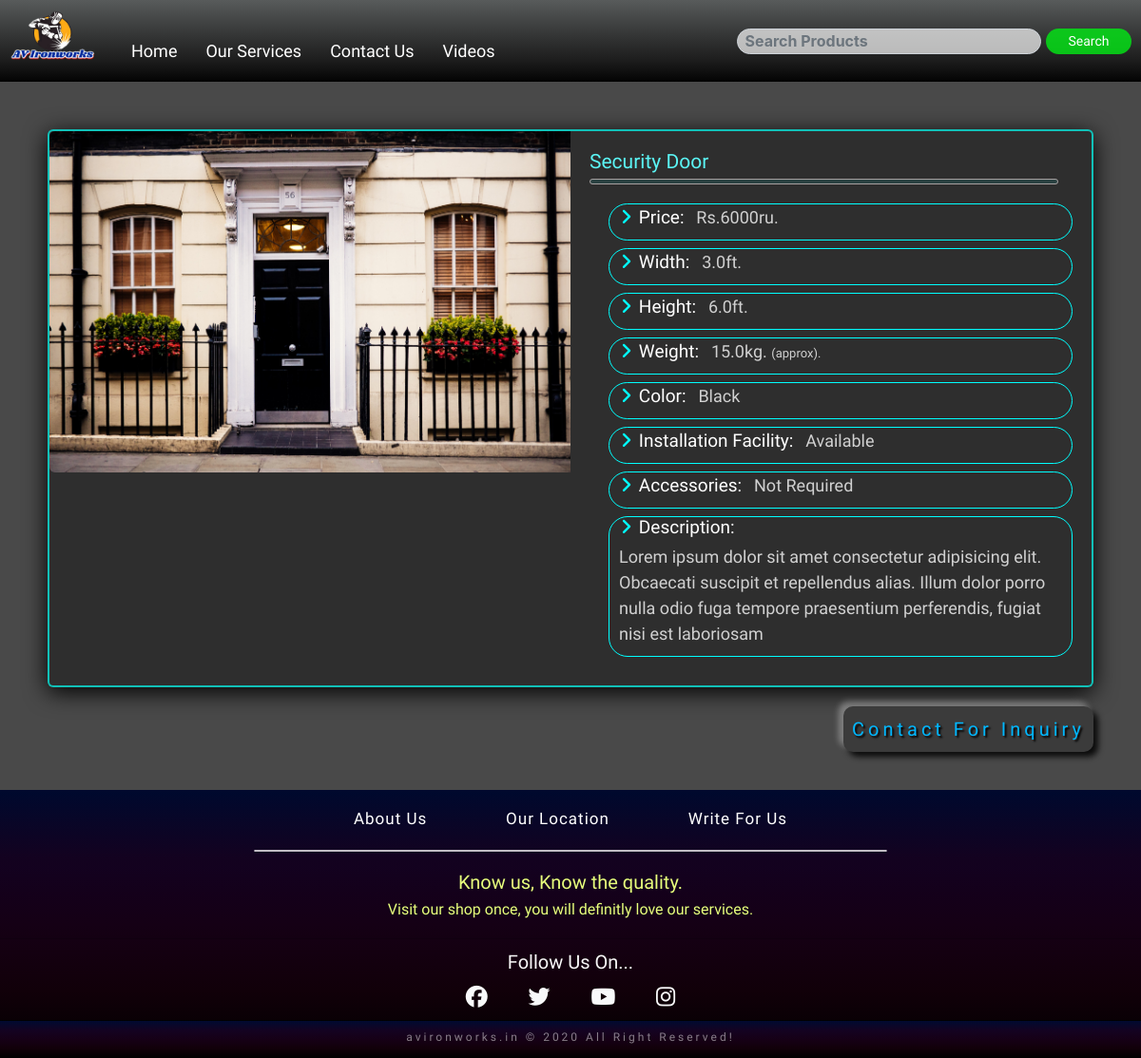
Screenshot of /product-details/3 with the database file from the repository.
### home_app/models.py (models this page shows)
class Products(models.Model):
    prod_cat = models.CharField(max_length=30,choices=CATEGORIES,default='')
    prod_head = models.CharField(max_length=50,default='')
    prod_price = models.IntegerField(default=0)
    prod_height = models.FloatField(default=0)
    prod_width = models.FloatField(default=0)
    prod_weight = models.FloatField(default=0)
    prod_color = models.CharField(max_length=30,default='')
    prod_inst_facility = models.CharField(max_length=20,default='')
    prod_accessories = models.CharField(max_length=200,default='')
    prod_desc = models.CharField(max_length=200,default='')
    prod_img = models.ImageField(upload_to='images',default='')

### home_app/views.py (the view)
# urls.py: path('product-details/<int:id>', home_app_view.prod_details_view,name='prod_details'),
def prod_details_view(request,id):
    product = Products.objects.get(id=id)
    return render(request,'home_app/prod_details.html',{'product':product})

### templates/home_app/prod_details.html
<!DOCTYPE html>
{% extends 'home_app/base.html' %}
{% load static %}
{% block body_block %}
<div class="p-d-row">
        <div class="prod_details-img-box">
            <img src="{{product.prod_img.url}}" alt="image">
        </div>
        <div class="product-details-box">
            <h2 class="p-d-name"">{{product.prod_head}}</h2>
            <div class="bottom-line"></div>
            <ul class="prod-details">
                <li>
                    <h3><i class="fas fa-angle-right"></i>Price:</h3>
                    <p> Rs.{{product.prod_price}}ru.</p>
                </li>
                <li>
                    <h3><i class="fas fa-angle-right"></i>Width:</h3>
                    <p> {{product.prod_width}}ft.</p>
                </li>
                <li>
                    <h3><i class="fas fa-angle-right"></i>Height:</h3>
                    <p> {{product.prod_height}}ft.</p>
                </li>
                <li>
                    <h3><i class="fas fa-angle-right"></i>Weight:</h3>
                    <p> {{product.prod_weight}}kg. <span>(approx).</span></p>
                </li>
                <li>
                    <h3><i class="fas fa-angle-right"></i>Color:</h3>
                    <p> {{product.prod_color}}</p>
                </li>
                <li>
                    <h3><i class="fas fa-angle-right"></i>Installation Facility:</h3>
                    <p> {{product.prod_inst_facility}}</p>
                </li>
                <li>
                    <h3><i class="fas fa-angle-right"></i>Accessories:</h3>
                    <p> {{product.prod_accessories}}</p>
                </li>
                <li>
                    <h3><i class="fas fa-angle-right"></i>Description:</h3>
                    <p>{{product.prod_desc}}</p>
                </li>
            </ul>
        </div>
    </div>
    <div class="row contact-btn glow">
        <a href="/contact" class="btn ml-auto">Contact For Inquiry</a>
    </div>
{% endblock %}

### static/css/home.css (style rules this page uses)
* { margin: 0; padding: 0; box-sizing: border-box; }
html { font-size: 10px; }
body { background-color: #494949; }
.row { padding-left: 2rem; }

### static/css/prod_details.css (style rules this page uses)
* { margin: 0px; padding: 0px; box-sizing: border-box; }
html { font-size: 10px; }
.p-d-row { background-color: rgb(46, 46, 46); margin: 5rem 5rem 2rem 5rem; border: 2px solid rgba(7, 255, 243, 0.705); border-radius: 0.6rem; box-shadow: 0px 5px 24px 0px rgb(0, 0, 0); }
.p-d-row::after { content: ''; display: block; clear: both; }
.prod_details-img-box { float: left; height: auto; width: 50%; }
.prod_details-img-box img { width: 100%; height: auto; border-top-left-radius: 0.6rem; border-bottom-left-radius: 0.6rem; }
.product-details-box { padding: 2rem; float: left; width: 50%; }
.p-d-name { font-size: 2.1rem; font-family: 'Lemonada', cursive; color: rgb(91, 245, 245); }
.bottom-line { padding: 0.2rem; width: 97%; border: 1px solid rgb(167, 161, 161); background-color: rgba(29, 212, 212, 0.123); border-radius: 2rem; }
.prod-details { margin-top: 2rem; }
.prod-details li { margin-bottom: 0.8rem; list-style: none; margin-left: 2rem; border: 1px solid aqua; border-radius: 2rem; }
.prod-details li p { margin-left: 1rem; font-size: 1.8rem; }
.prod-details h3,p { font-family: 'Play', sans-serif; display: inline-block; }
.prod-details li i { margin-left: 0.6em; margin-right: 0.4em; color: aqua; }
.prod-details li h3 { font-size: 1.9em; color: rgb(255, 255, 255); }
.prod-details p { color: rgb(209, 209, 209); font-family: 'Sriracha', cursive; }
.prod-details span { font-size: 1.3rem; }
.contact-btn { margin: 0 5rem 4rem 5rem; }
.contact-btn a { display: inline-block; padding: 0.8rem; font-size: 2rem; letter-spacing: 0.4rem; color: rgb(0, 183, 255); font-family: 'Lemonada', cursive; border-radius: 1rem; text-decoration: none; background-color: rgb(59, 59, 59); text-shadow: 2px 2px 2px rgb(0, 0, 0); transition-duration: 0.7s; box-shadow: -5px -5px 6px rgba(255, 255, 255, 0.315),5px 5px 6px rgba(0, 0, 0, 0.863); }

### static/css/services.css (style rules this page uses)
* { margin: 0; padding: 0; box-sizing: border-box; }
html { font-size: 10px; }

### static/css/contact.css (style rules this page uses)
* { margin: 0; padding: 0; box-sizing: border-box; }
html { font-size: 10px; }
.contact-row .each-row h2,p { color: rgb(253, 186, 186); font-size: 1.6rem; }

### static/css/about.css (style rules this page uses)
* { margin: 0; padding: 0; box-sizing: border-box; }
html { font-size: 10px; }
body { background-color: rgb(73, 73, 73); }

### static/css/message.css (style rules this page uses)
* { margin: 0; padding: 0; box-sizing: border-box; }
html { font-size: 10px; }

### rows the page displays
Products: prod_img (picture), prod_head "Security Door", prod_price "6000", prod_width "3.0", prod_height "6.0", prod_weight "15.0", prod_color "Black", prod_inst_facility "Available", prod_accessories "Not Required", prod_desc "Lorem ipsum dolor sit amet consectetur adipisicing elit. Obcaecati suscipit et repellendus alias. Illum dolor porro nulla odio fuga tempore praesentium perferendis, fugiat nisi est laboriosam"
